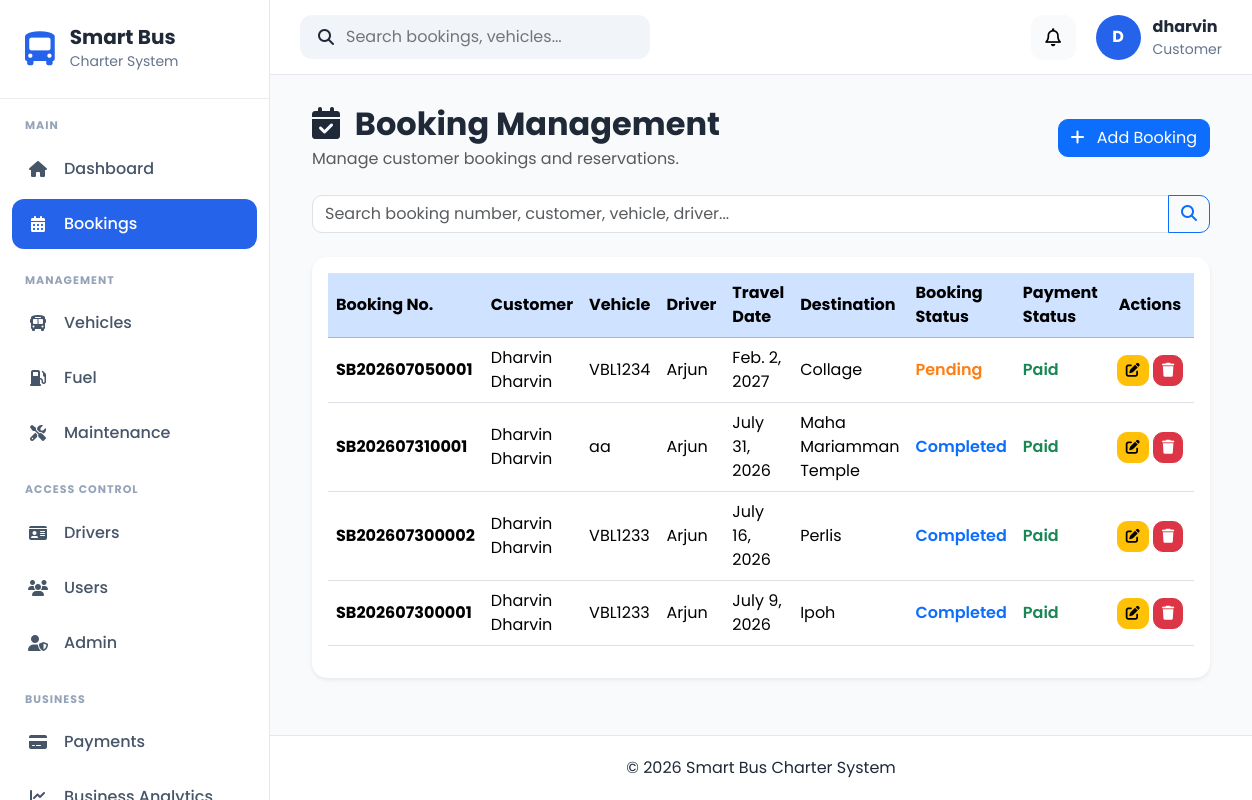
The page /bookings/ (signed in) on the database its author committed.
### apps/accounts/models.py (models this page shows, shortened)
class UserProfile(models.Model):
    OWNER = "Owner"
    ADMIN = "Admin"
    DRIVER = "Driver"
    CUSTOMER = "Customer"
    ROLE_CHOICES = [
        (OWNER, "Owner"),
        (ADMIN, "Admin"),
        (DRIVER, "Driver"),
        (CUSTOMER, "Customer"),
    ]
    GENDER_CHOICES = [
        ("Male", "Male"),
        ("Female", "Female"),
        ("Other", "Other"),
    ]
    user = models.OneToOneField(
        User,
        on_delete=models.CASCADE,
        related_name="profile"
    )
    role = models.CharField(
        max_length=20,
        choices=ROLE_CHOICES,
        default=CUSTOMER
    )
    phone = models.CharField(
        max_length=20,
        blank=True
    )
    address = models.TextField(
        blank=True
    )
    city = models.CharField(
        max_length=100,
        blank=True
    )
    state = models.CharField(
        max_length=100,
        blank=True
    )
    postcode = models.CharField(
        max_length=20,
        blank=True
    )
    country = models.CharField(
        max_length=100,
        default="Malaysia"
    )
    gender = models.CharField(
        max_length=10,
        choices=GENDER_CHOICES,
        blank=True
    )
    profile_picture = models.ImageField(
        upload_to="profile_pictures/",
        blank=True,
        null=True
    )
    created_at = models.DateTimeField(
        auto_now_add=True
    )
    updated_at = models.DateTimeField(
        auto_now=True
    )

### apps/bookings/models.py (models this page shows, shortened)
class Booking(models.Model):
    STATUS_CHOICES = [
        ("Pending", "Pending"),
        ("Confirmed", "Confirmed"),
        ("Completed", "Completed"),
        ("Cancelled", "Cancelled"),
    ]
    PAYMENT_CHOICES = [
        ("Pending", "Pending"),
        ("Paid", "Paid"),
        ("Refunded", "Refunded"),
    ]
    booking_number = models.CharField(
        max_length=20,
        unique=True,
        blank=True,
    )
    customer = models.ForeignKey(
        Customer,
        on_delete=models.CASCADE,
        related_name="bookings",
    )
    vehicle = models.ForeignKey(
        Vehicle,
        on_delete=models.PROTECT,
        related_name="bookings",
    )
    driver = models.ForeignKey(
        Driver,
        on_delete=models.PROTECT,
        related_name="bookings",
    )
    pickup_location = models.CharField(max_length=150)
    destination = models.CharField(max_length=150)
    travel_date = models.DateField()
    departure_time = models.TimeField()
    return_date = models.DateField(
        blank=True,
        null=True,
    )
    passenger_count = models.PositiveIntegerField()
    total_price = models.DecimalField(
        max_digits=10,
        decimal_places=2,
        default=0,
    )
    booking_status = models.CharField(
        max_length=20,
        choices=STATUS_CHOICES,
        default="Pending",
    )
    payment_status = models.CharField(
        max_length=20,
        choices=PAYMENT_CHOICES,
        default="Pending",
    )
    remarks = models.TextField(
        blank=True,
    )
    created_at = models.DateTimeField(
        default=timezone.now,
    )
    updated_at = models.DateTimeField(
        auto_now=True,
    )
    class Meta:
        ordering = ["-travel_date", "-created_at"]

### apps/customers/models.py (models this page shows, shortened)
class Customer(models.Model):
    GENDER_CHOICES = [
        ("Male", "Male"),
        ("Female", "Female"),
        ("Other", "Other"),
    ]
    first_name = models.CharField(
        max_length=100
    )
    last_name = models.CharField(
        max_length=100
    )
    email = models.EmailField(
        unique=True
    )
    phone = models.CharField(
        max_length=20,
        unique=True
    )
    address = models.TextField()
    city = models.CharField(
        max_length=100
    )
    state = models.CharField(
        max_length=100
    )
    postcode = models.CharField(
        max_length=10
    )
    gender = models.CharField(
        max_length=10,
        choices=GENDER_CHOICES
    )
    profile_picture = models.ImageField(
        upload_to="customers/",
        blank=True,
        null=True
    )
    created_at = models.DateTimeField(
        auto_now_add=True
    )
    updated_at = models.DateTimeField(
        auto_now=True
    )

### apps/vehicles/models.py (models this page shows, shortened)
class Vehicle(models.Model):
    STATUS_CHOICES = [
        ("Available", "Available"),
        ("Booked", "Booked"),
        ("Maintenance", "Maintenance"),
        ("Inactive", "Inactive"),
    ]
    BUS_TYPE_CHOICES = [
        ("Mini Bus", "Mini Bus"),
        ("Standard Bus", "Standard Bus"),
        ("VIP Coach", "VIP Coach"),
    ]
    registration_number = models.CharField(
        max_length=20,
        unique=True
    )
    vehicle_name = models.CharField(
        max_length=100
    )
    bus_type = models.CharField(
        max_length=30,
        choices=BUS_TYPE_CHOICES
    )
    seat_capacity = models.PositiveIntegerField()
    manufacture_year = models.PositiveIntegerField()
    insurance_expiry = models.DateField()
    road_tax_expiry = models.DateField()
    status = models.CharField(
        max_length=20,
        choices=STATUS_CHOICES,
        default="Available"
    )
    image = models.ImageField(
        upload_to="vehicles/",
        blank=True,
        null=True
    )
    created_at = models.DateTimeField(auto_now_add=True)
    updated_at = models.DateTimeField(auto_now=True)

### apps/drivers/models.py (models this page shows, shortened)
class Driver(models.Model):
    STATUS_CHOICES = [
        ("Available", "Available"),
        ("On Trip", "On Trip"),
        ("Leave", "Leave"),
        ("Inactive", "Inactive"),
    ]
    full_name = models.CharField(max_length=100)
    ic_passport = models.CharField(
        max_length=20,
        unique=True
    )
    phone = models.CharField(max_length=20)
    email = models.EmailField(
        blank=True,
        null=True
    )
    address = models.TextField(blank=True)
    driving_license = models.CharField(
        max_length=50,
        unique=True
    )
    license_expiry = models.DateField()
    assigned_vehicle = models.ForeignKey(
        Vehicle,
        on_delete=models.SET_NULL,
        blank=True,
        null=True,
        related_name="drivers"
    )
    status = models.CharField(
        max_length=20,
        choices=STATUS_CHOICES,
        default="Available"
    )
    photo = models.ImageField(
        upload_to="drivers/",
        blank=True,
        null=True
    )
    created_at = models.DateTimeField(auto_now_add=True)
    updated_at = models.DateTimeField(auto_now=True)
    class Meta:
        ordering = ["full_name"]

### apps/bookings/views.py (the view, shortened to what this page needs)
def booking_list(request):
    search = request.GET.get("search", "")
    bookings = Booking.objects.select_related(
        "customer",
        "vehicle",
        "driver",
    ).order_by("-travel_date")
    paginator = Paginator(bookings, 10)
    page_number = request.GET.get("page")
    page_obj = paginator.get_page(page_number)
    context = {
        "page_obj": page_obj,
        "bookings": page_obj,
        "search": search,
        "is_paginated": page_obj.has_other_pages(),
    }
    return render(
        request,
        "bookings/booking_list.html",
        context,
    )

### apps/notifications/context_processors.py (called while the page is built)
def notification_context(request):
    if not request.user.is_authenticated:
        return {}
    notifications = (
        NotificationRecipient.objects
        .filter(user=request.user)
        .select_related("notification")
        .order_by("-notification__created_at")[:5]
    )
    unread_count = (
        NotificationRecipient.objects
        .filter(
            user=request.user,
            is_read=False
        )
        .count()
    )
    return {
        "navbar_notifications": notifications,
        "unread_notifications": unread_count,
    }

### templates/bookings/booking_list.html (shortened to what this page needs)
{% extends "crud/base_list.html" %}
{% block header_title %}
<i class="fas fa-calendar-check me-2"></i>
Booking Management
{% endblock %}
{% block header_subtitle %}
Manage customer bookings and reservations.
{% endblock %}
{% block add_button %}
<a href="{% url 'bookings:booking_create' %}" class="btn btn-primary">
    <i class="fas fa-plus me-2"></i>
    Add Booking
</a>
{% endblock %}
{% block search %}
<form method="GET" class="mb-4">
    <div class="input-group">
        <input
            type="text"
            name="search"
            class="form-control"
            placeholder="Search booking number, customer, vehicle, driver..."
            value="{{ search }}">
        <button class="btn btn-outline-primary" type="submit">
            <i class="fas fa-search"></i>
        </button>
    </div>
</form>
{% endblock %}
{% block table %}
<table class="table table-hover align-middle">
    <thead class="table-primary">
        <tr>
            <th>Booking No.</th>
            <th>Customer</th>
            <th>Vehicle</th>
            <th>Driver</th>
            <th>Travel Date</th>
            <th>Destination</th>
            <th>Booking Status</th>
            <th>Payment Status</th>
            <th class="text-center" width="170">Actions</th>
        </tr>
    </thead>
    <tbody>
    {% for booking in bookings %}
        <tr>
            <td>
                <strong>{{ booking.booking_number }}</strong>
            </td>
            <td>
                {{ booking.customer.first_name }} {{ booking.customer.last_name }}
            </td>
            <td>
                {{ booking.vehicle.registration_number }}
            </td>
            <td>
                {{ booking.driver.full_name }}
            </td>
            <td>
                {{ booking.travel_date }}
            </td>
            <td>
                {{ booking.destination }}
            </td>
            <td>
                {% if booking.booking_status == "Confirmed" %}
                    <span style="color:#198754;font-weight:600;">
                        {{ booking.booking_status }}
                    </span>
                {% elif booking.booking_status == "Pending" %}
                    <span style="color:#fd7e14;font-weight:600;">
                        {{ booking.booking_status }}
                    </span>
                {% elif booking.booking_status == "Completed" %}
                    <span style="color:#0d6efd;font-weight:600;">
                        {{ booking.booking_status }}
                    </span>
                {% elif booking.booking_status == "Cancelled" %}
                    <span style="color:#dc3545;font-weight:600;">
                        {{ booking.booking_status }}
                    </span>
                {% else %}
                    <span style="font-weight:600;">
                        {{ booking.booking_status|default:"Pending" }}
                    </span>
                {% endif %}
            </td>
            <td>
                {% if booking.payment_status == "Paid" %}
                    <span style="color:#198754;font-weight:600;">
                        {{ booking.payment_status }}
                    </span>
                {% elif booking.payment_status == "Pending" %}
                    <span style="color:#fd7e14;font-weight:600;">
                        {{ booking.payment_status }}
                    </span>
                {% elif booking.payment_status == "Refunded" %}
                    <span style="color:#0d6efd;font-weight:600;">
                        {{ booking.payment_status }}
                    </span>
                {% elif booking.payment_status == "Failed" %}
                    <span style="color:#dc3545;font-weight:600;">
                        {{ booking.payment_status }}
                    </span>
                {% else %}
                    <span style="font-weight:600;">
                        {{ booking.payment_status }}
                    </span>
                {% endif %}
            </td>
            <td class="text-center">
                <a href="{% url 'bookings:booking_update' booking.pk %}"
                   class="btn btn-warning btn-sm">
                    <i class="fas fa-edit"></i>
                </a>
                <a href="{% url 'bookings:booking_delete' booking.pk %}"
                   class="btn btn-danger btn-sm">
                    <i class="fas fa-trash"></i>
                </a>
            </td>
        </tr>
    {% endfor %}
    </tbody>
</table>
{% endblock %}

### templates/components/navbar.html (shortened to what this page needs)
<nav class="navbar-custom">
    <div class="navbar-left">
        <div class="search-box">
            <i class="fa-solid fa-magnifying-glass"></i>
            <input
                type="text"
                placeholder="Search bookings, vehicles..."
            >
        </div>
    </div>
    <div class="navbar-right">
            <div class="notification-icon">
                <button class="notification-btn">
                    <i class="fa-regular fa-bell"></i>
                </button>
            </div>
        <div class="profile-menu">
            <div class="profile-avatar">
                {{ request.user.username|first|upper }}
            </div>
            <div class="profile-info">
                <strong>{{ request.user.username }}</strong>
                {% if request.user.is_authenticated and request.user.profile %}
                    <small>{{ request.user.profile.role }}</small>
                {% else %}
                    <small>User</small>
                {% endif %}
            </div>
        </div>
    </div>
</nav>

### static/css/base.css (style rules this page uses)
* { margin:0; padding:0; box-sizing:border-box; font-family:'Poppins',sans-serif; }
body { background:#F8FAFC; color:#1F2937; overflow-x:hidden; }
a { text-decoration:none; }

### static/css/layout.css (style rules this page uses)
.navbar-custom { height:75px; background:#ffffff; display:flex; justify-content:space-between; align-items:center; padding:0 30px; border-bottom:1px solid #E5E7EB; }
.navbar-left { display:flex; align-items:center; gap:20px; }
.search-box { display:flex; align-items:center; gap:12px; background:#F1F5F9; padding:10px 18px; border-radius:12px; width:350px; }
.search-box input { border:none; background:none; width:100%; outline:none; }
.navbar-right { display:flex; align-items:center; gap:20px; }
.notification-btn { position:relative; width:45px; height:45px; border:none; border-radius:12px; background:#F8FAFC; cursor:pointer; font-size:18px; }
.profile-menu { display:flex; align-items:center; gap:12px; }
.profile-avatar { width:45px; height:45px; background:#2563EB; color:white; border-radius:50%; display:flex; justify-content:center; align-items:center; font-weight:700; }
.profile-info { display:flex; flex-direction:column; }
.profile-info small { color:#64748B; }

### static/css/crud.css (style rules this page uses)
.table thead { background:#0d6efd; color:white; }
.table th { vertical-align:middle; }
.table td { vertical-align:middle; }
.btn { border-radius:10px; }
.form-control, .form-select { border-radius:10px; }

### rows shown on the page
Booking: booking_number "SB202607050001", customer.first_name "Dharvin", customer.last_name "Dharvin", vehicle.registration_number "VBL1234", driver.full_name "Arjun", travel_date "Feb. 2, 2027", destination "Collage", booking_status "Pending", payment_status "Paid"
Booking: booking_number "SB202607310001", customer.first_name "Dharvin", customer.last_name "Dharvin", vehicle.registration_number "aa", driver.full_name "Arjun", travel_date "July 31, 2026", destination "Maha Mariamman Temple", booking_status "Completed", payment_status "Paid"
Booking: booking_number "SB202607300002", customer.first_name "Dharvin", customer.last_name "Dharvin", vehicle.registration_number "VBL1233", driver.full_name "Arjun", travel_date "July 16, 2026", destination "Perlis", booking_status "Completed", payment_status "Paid"
Booking: booking_number "SB202607300001", customer.first_name "Dharvin", customer.last_name "Dharvin", vehicle.registration_number "VBL1233", driver.full_name "Arjun", travel_date "July 9, 2026", destination "Ipoh", booking_status "Completed", payment_status "Paid"

### other values the page prints
{{ request.user.username|first|upper }} "D"
{{ request.user.username }} "dharvin"
{{ request.user.profile.role }} "Customer"
